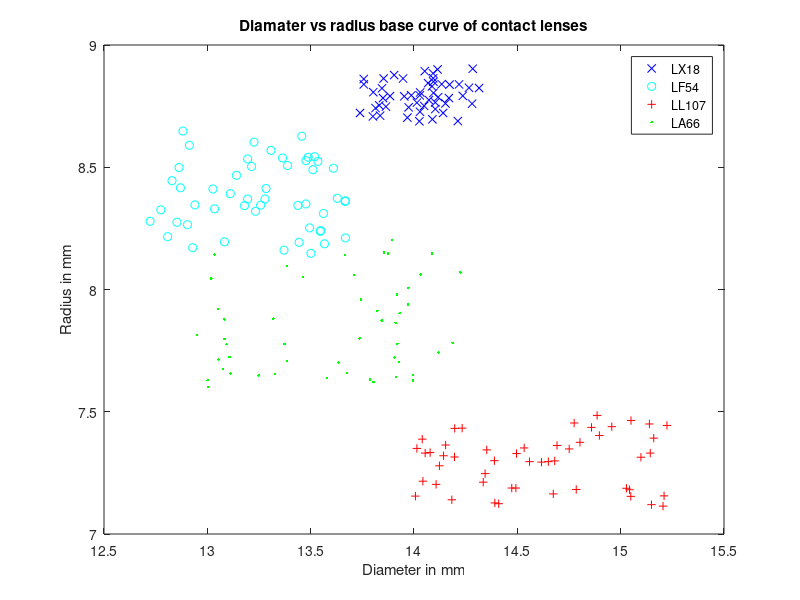

This figure's MATLAB source: (Note: this script raises an error after producing the figure.)
function[] = PS05_contactlens_hkolagan()
%%%%%%%%%%%%%%%%%%%%%%%%%%%%%%%%%%%%%%%%%%%%%%%%%%%%%%%%%%%%%%%%%%%%%%
% ENGR 132 
% Program Description 
%	Calls a statistics UDF from PS04 Problem 2 to determine mean and 
%   standard deviation for the contact lens measurements and calls the 
%   p-code to determine the acceptability of the lens designs.
%
% Function Call
% 	PS05_contactlens_hkolagan()
%
% Input Arguments
%	NONE
%
% Output Arguments
%	NONE
%
% Assigment Information
%   Assignment:    PS 05, Problem 1
%   Author:        Harith Kolaganti, hkolagan@purdue.edu
%  	Team ID:       005-12
%%%%%%%%%%%%%%%%%%%%%%%%%%%%%%%%%%%%%%%%%%%%%%%%%%%%%%%%%%%%%%%%%%%%%%

%% ____________________
%% INITIALIZATION
% 3. In the INTIALIZATION section, load all values that need to be 
% hardcoded in the function.
all_data = csvread('Data_contactlens.csv',2,0);
LX18rad = all_data(:,1);
LX18dia = all_data(:,2);
LF54rad = all_data(:,3);
LF54dia = all_data(:,4);
LL107rad = all_data(:,5);
LL107dia = all_data(:,6);
LA66rad = all_data(:,7);
LA66dia = all_data(:,8);

lens_18 = 'LX18';
lens_54 = 'LF54';
lens_107 = 'LL107';
lens_66 = 'LA66';

threshold = 0.02;
%% ____________________
%% LENS DESIGN PLOT
% 4. In the LENS DESIGN PLOT section, create a single plot with multiple 
% datasets on one figure window to show the diameter versus base curve 
% radius for each lens. Plot each lens design with a different color marker.
plot(LX18dia, LX18rad,'bx')
xlabel('Diameter in mm')
ylabel('Radius in mm')
title('Diamater vs radius base curve of contact lenses')
hold on;
plot(LF54dia, LF54rad,'co')
plot(LL107dia, LL107rad,'r+')
plot(LA66dia, LA66rad,'g.')
legend('LX18', 'LF54', 'LL107', 'LA66')


%% ____________________
%% FUNCTION CALLS
% a. Call your input-output stats UDF from PS04 to calculate the required 
% statistics for each lens parameter. Revise this function so that it does 
% not display anything to the Command Window.
[mean18rad, mean18dia, std18rad, std18dia] = PS04_stats_io_hkolagan(LX18rad, LX18dia);
[mean54rad, mean54dia, std54rad, std54dia] = PS04_stats_io_hkolagan(LF54rad, LF54dia);
[mean107rad, mean107dia, std107rad, std107dia] = PS04_stats_io_hkolagan(LL107rad, LL107dia);
[mean66rad, mean66dia, std66rad, std66dia] = PS04_stats_io_hkolagan(LA66rad, LA66dia);

% b. Call contactlens_decision.p using
% i. the appropriate lens design batch ID value, as a string variable
% ii. the calculated mean and standard deviation of both parameters for 
% each lens in the dataset
% iii. a threshold value of epsilon = 0.02.
contactlens_decision(lens_18, mean18rad, std18rad, mean18dia, std18dia, threshold);
contactlens_decision(lens_54, mean54rad, std54rad, mean54dia, std54dia, threshold);
contactlens_decision(lens_107, mean107rad, std107rad, mean107dia, std107dia, threshold);
contactlens_decision(lens_66, mean66rad, std66rad, mean66dia, std66dia, threshold);
%% ____________________
%% ANALYSIS 

%% -- Q1
% For an acceptable lens design, the values should be closer together
% because the ratio of the threshold vale and standard deviation should be
% very low, symbolzing a smaller range of values. For and unacceptable lens
% design, the values would span a longer range because the standard
% deviation will much higher in these type of designs. 


%% ____________________
%% ACADEMIC INTEGRITY STATEMENT
% I/We have not used source code obtained from any other unauthorized
% source, either modified or unmodified.  Neither have I/we provided
% access to my/our code to another. The project I/we am/are submitting
% is my/our own original work.
%